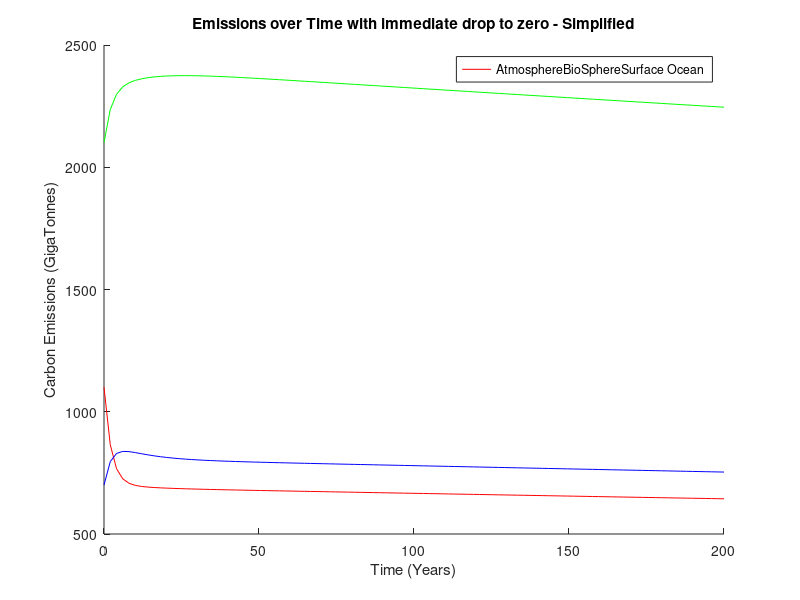

This chart was generated by the following MATLAB code:

clc
clear
format long
Bios = (-120/2100)*0.01
Atmos = 0.1*Bios
x_1850i = [1100 2100 700]
B = [-210/600 , 120/2100, 90/700; ...
    120/600, -120/2100, 0; ...
    90/600 , 0, -90/700];
K = [0, 0, 0;...
    Atmos, -Bios, 0;...
    0, 0, 0]




[V,D] = eig(B-K);

t = 0;
a = V\x_1850i';
f = @(t) a.*exp(diag(D)*t);
x = @(t) V*f(t);
t = linspace(0,200);

X = x(t);
% plot(t,X(1:3,:))
hold on
% plot(2.2222,851.056,'r*')
plot(t,X(1,:),'r')
plot(t,X(2,:),'g')
plot(t,X(3,:),'b')
title('Emissions over Time with immediate drop to zero - Simplified')
ylabel('Carbon Emissions (GigaTonnes)')
xlabel('Time (Years)')
Labels = ["Atmosphere" "BioSphere" "Surface Ocean"];
legend(Labels);